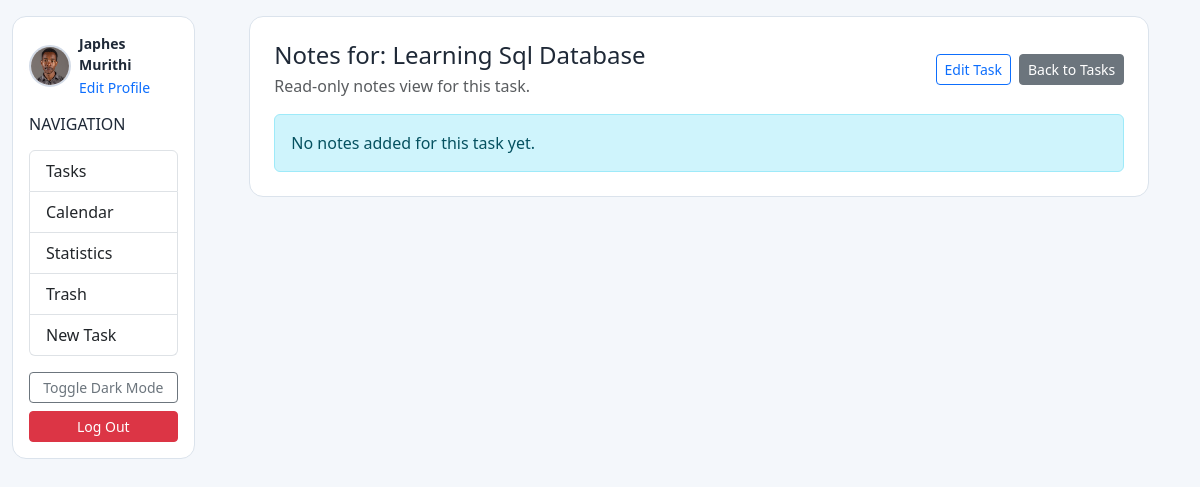
The page /todo/task/26/notes/ (signed in) on the database its author committed.
### accounts/models.py (models this page shows)
class CustomUser(AbstractUser):
    username = models.CharField(max_length=150, unique=True)
    bio = models.TextField(null=True, blank=True)
    profile_image = models.FileField(upload_to='profile_images/', null=True, blank=True)

### todo/models.py (models this page shows, shortened)
class Task(models.Model):
    CATEGORY_PERSONAL = 'personal'
    CATEGORY_WORK = 'work'
    CATEGORY_STUDY = 'study'
    CATEGORY_HEALTH = 'health'
    CATEGORY_OTHER = 'other'
    CATEGORY_CHOICES = [
        (CATEGORY_PERSONAL, 'Personal'),
        (CATEGORY_WORK, 'Work'),
        (CATEGORY_STUDY, 'Study'),
        (CATEGORY_HEALTH, 'Health'),
        (CATEGORY_OTHER, 'Other'),
    ]
    PRIORITY_LOW = 'low'
    PRIORITY_MEDIUM = 'medium'
    PRIORITY_HIGH = 'high'
    PRIORITY_CHOICES = [
        (PRIORITY_LOW, 'Low'),
        (PRIORITY_MEDIUM, 'Medium'),
        (PRIORITY_HIGH, 'High'),
    ]
    owner = models.ForeignKey(
        settings.AUTH_USER_MODEL,
        on_delete=models.CASCADE,
        related_name='tasks',
        null=True,
        blank=True
    )
    title = models.CharField(max_length=100)
    category = models.CharField(max_length=20, choices=CATEGORY_CHOICES, default=CATEGORY_OTHER)
    priority = models.CharField(max_length=20, choices=PRIORITY_CHOICES, default=PRIORITY_MEDIUM)
    start_date = models.DateField(null=True)
    end_date = models.DateField(null=True)
    start_time = models.TimeField(null=True, blank=True)
    end_time = models.TimeField(null=True, blank=True)
    due_date = models.DateField(null=True, blank=True)
    is_pinned = models.BooleanField(default=False)
    is_deleted = models.BooleanField(default=False)
    completed = models.BooleanField(default=False)
    completed_at = models.DateTimeField(null=True, blank=True)

### todo/views.py (the view)
# urls.py: path('task/<int:pk>/notes/', views.task_notes_view, name='task_notes_view'),
@login_required
def task_notes_view(request, pk):
    task = get_object_or_404(Task, pk=pk, owner=request.user, is_deleted=False)
    return render(request, 'todo/task_notes.html', {
        'task': task,
        'notes': task.notes.all(),
    })

### todo/templates/todo/task_notes.html (shortened to what this page needs)
<!DOCTYPE html>
<html lang="en">
<head>
    <link href="https://cdn.jsdelivr.net/npm/bootstrap@5.3.3/dist/css/bootstrap.min.css" rel="stylesheet">
</head>
<body>
    <div class="container-fluid py-3">
        <div class="row g-3">
            <aside class="col-12 col-lg-3 col-xl-2">
                {% include 'todo/_sidebar.html' %}
            </aside>
            <main class="col-12 col-lg-9 col-xl-10">
                <div class="panel p-3 p-md-4 mx-auto" style="max-width: 900px;">
                    <div class="d-flex flex-wrap justify-content-between align-items-center gap-2 mb-3">
                        <div>
                            <h1 class="h4 mb-1">Notes for: {{ task.title }}</h1>
                            <p class="text-muted mb-0">Read-only notes view for this task.</p>
                        </div>
                        <div class="d-flex gap-2">
                            <a href="{% url 'task_update' task.pk %}" class="btn btn-outline-primary btn-sm">Edit Task</a>
                            <a href="{% url 'task_list' %}" class="btn btn-secondary btn-sm">Back to Tasks</a>
                        </div>
                    </div>
                    {% for note in notes %}
                    <div class="border rounded p-3 mb-2">
                        <div class="small text-muted mb-1">{{ note.created_at|date:"M d, Y H:i" }}</div>
                        <div class="mb-2">{{ note.content|default:"(No text, attachment only)" }}</div>
                        {% if note.attachment %}
                        <a href="{{ note.attachment.url }}" target="_blank" rel="noopener noreferrer">Open attached file</a>
                        {% endif %}
                    </div>
                    {% empty %}
                    <div class="alert alert-info mb-0">No notes added for this task yet.</div>
                    {% endfor %}
                </div>
            </main>
        </div>
    </div>
</body>
</html>

### todo/templates/todo/_sidebar.html (shortened to what this page needs)
<div class="panel p-3 h-100">
    <div class="d-flex align-items-center gap-2 mb-3">
        {% if request.user.profile_image %}
        <img src="{{ request.user.profile_image.url }}" alt="Profile" style="width:42px;height:42px;border-radius:50%;object-fit:cover;border:2px solid #d3dbe7;">
        {% else %}
        <div style="width:42px;height:42px;border-radius:50%;display:flex;align-items:center;justify-content:center;background:#0ea5e9;color:#fff;font-weight:700;">
            {{ request.user.username|slice:":1"|upper }}
        </div>
        {% endif %}
        <div>
            <div class="small fw-semibold">{{ request.user.username }}</div>
            <a href="{% url 'profile' %}" class="small text-decoration-none">Edit Profile</a>
        </div>
    </div>
    <h2 class="h6 mb-3 text-uppercase">Navigation</h2>
    <div class="list-group mb-3">
        <a href="{% url 'task_list' %}" class="list-group-item list-group-item-action {% if request.resolver_match.url_name == 'task_list' %}active{% endif %}">Tasks</a>
        <a href="{% url 'task_calendar' %}" class="list-group-item list-group-item-action {% if request.resolver_match.url_name == 'task_calendar' %}active{% endif %}">Calendar</a>
        <a href="{% url 'task_statistics' %}" class="list-group-item list-group-item-action {% if request.resolver_match.url_name == 'task_statistics' %}active{% endif %}">Statistics</a>
        <a href="{% url 'task_trash' %}" class="list-group-item list-group-item-action {% if request.resolver_match.url_name == 'task_trash' %}active{% endif %}">Trash</a>
        <a href="{% url 'task_create' %}" class="list-group-item list-group-item-action {% if request.resolver_match.url_name == 'task_create' %}active{% endif %}">New Task</a>
    </div>
    <div class="d-grid gap-2">
        <button id="darkModeToggle" type="button" class="btn btn-outline-secondary btn-sm">Toggle Dark Mode</button>
        <form method="post" action="{% url 'logout' %}">
            <button type="submit" class="btn btn-danger btn-sm w-100">Log Out</button>
        </form>
    </div>
</div>

### todo/templates/todo/task_notes.html (style rules this page uses)
:root { --bg-main: #f4f7fb; --bg-panel: #ffffff; --text-main: #1f2937; --line: #dbe3ec; }
body { background: var(--bg-main); color: var(--text-main); }
.panel { background: var(--bg-panel); border: 1px solid var(--line); border-radius: 14px; }

### rows shown on the page
CustomUser: user.profile_image (picture), user.username "Japhes Murithi"
Task: title "Learning Sql Database"
